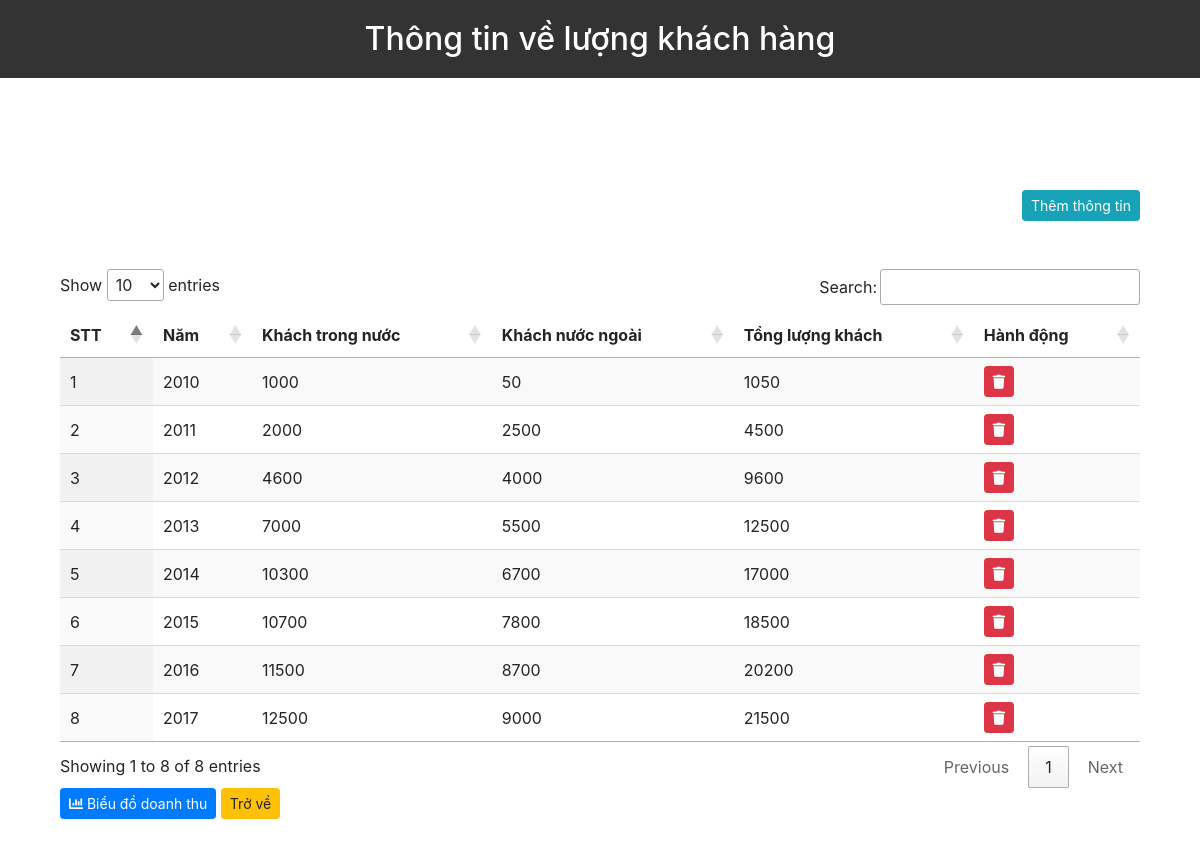
The app's page /admin/chart/index.php with its own data.
### tables this page shows
CREATE TABLE `revenue`(
	`id` int(12) AUTO_INCREMENT,
	`year` int(12),
	`domestic` int(12),
	`foreigner` int(12),
	`totalcustomer` int(12),
	primary key (`id`)
);

### admin/chart/index.php (the view, shortened to what this page needs)
<?php
    $msg = '';
    $msgClass = '';
 ?>
<!DOCTYPE html>
<html lang="en">
<head>
    <link rel="stylesheet" href="https://stackpath.bootstrapcdn.com/bootstrap/4.3.1/css/bootstrap.min.css">
    <link rel="stylesheet" href="https://use.fontawesome.com/releases/v5.8.1/css/all.css">
      <link rel="stylesheet" href="https://cdn.datatables.net/1.10.9/css/jquery.dataTables.min.css">
      <link rel="stylesheet" href="https://cdn.datatables.net/responsive/1.0.7/css/responsive.dataTables.min.css">
 </head>
  <body>
    <h2 style = "text-align: center; padding: 20px; background-color: #333; color: #fff;">Thông tin về lượng khách hàng</h2>
    <div class = "container" style = "margin-top: 40px; padding: 30px;">
    <?php
     if (isset($msg)) { ?>
        <div class="form-group">
            <div class="alert <?php echo $msgClass; ?>"><?php echo $msg; ?>
            </div>
        </div>
        <?php
        }
	?>
     <button type="button" class="btn btn-info btn-sm mb-5" style="float:right" data-toggle="modal" data-target="#myModal">Thêm thông tin</button>
    <table id="example" class="display responsive nowrap" cellspacing="0" width="100%">
        <thead>
            <tr>
                <th>STT</th>
                <th>Năm</th>
                <th>Khách trong nước</th>
                <th>Khách nước ngoài</th>
                <th>Tổng lượng khách</th>
                <th>Hành động</th>
            </tr>
        </thead>
        <tbody>
<?php
    require 'db_connect.php';
    $sql = "SELECT * FROM revenue";
    $result = $conn->query($sql);
    if ($result->num_rows > 0) {
        $i = 0;
        while($row = $result->fetch_assoc()) {
             $year        = $row['year'];
        $domestic     = $row['domestic'];
        $foreigner         = $row['foreigner'];
        $totalcustomer      = $row['totalcustomer'];
?>
            <tr>
                <td><?php $i++; echo $i; ?></td>
                <td><?php echo $year; ?></td>
                <td><?php echo $domestic; ?></td>
                <td><?php echo $foreigner; ?></td>
                <td><?php echo $totalcustomer; ?></td>
                <td>
                    <form action="<?php $_SERVER['PHP_SELF'] ?>" method="POST">
                        <a href="index.php?id=<?php echo $id; ?>"><button class="btn btn-danger btn-sm" name="del_data"><i class="fas fa-trash"></i></button></a>
                    </form>
                </td>
             <?php }  ?>
            </tr>
         <?php } ?>
     </tbody>
  </table>
    <button class = "btn btn-primary btn-sm"><a href = "chart.php" style = "text-decoration: none; color: #fff;"><i class="fas fa-chart-bar"></i> Biểu đồ doanh thu</a></button>
    <a href="http://localhost/projectphp/admin/" class="btn btn-warning btn-sm">Trở về</a>
    </body>
</html>

### records on screen
revenue: year "2010", domestic "1000", foreigner "50", totalcustomer "1050"
revenue: year "2011", domestic "2000", foreigner "2500", totalcustomer "4500"
revenue: year "2012", domestic "4600", foreigner "4000", totalcustomer "9600"
revenue: year "2013", domestic "7000", foreigner "5500", totalcustomer "12500"
revenue: year "2014", domestic "10300", foreigner "6700", totalcustomer "17000"
revenue: year "2015", domestic "10700", foreigner "7800", totalcustomer "18500"
revenue: year "2016", domestic "11500", foreigner "8700", totalcustomer "20200"
revenue: year "2017", domestic "12500", foreigner "9000", totalcustomer "21500"
